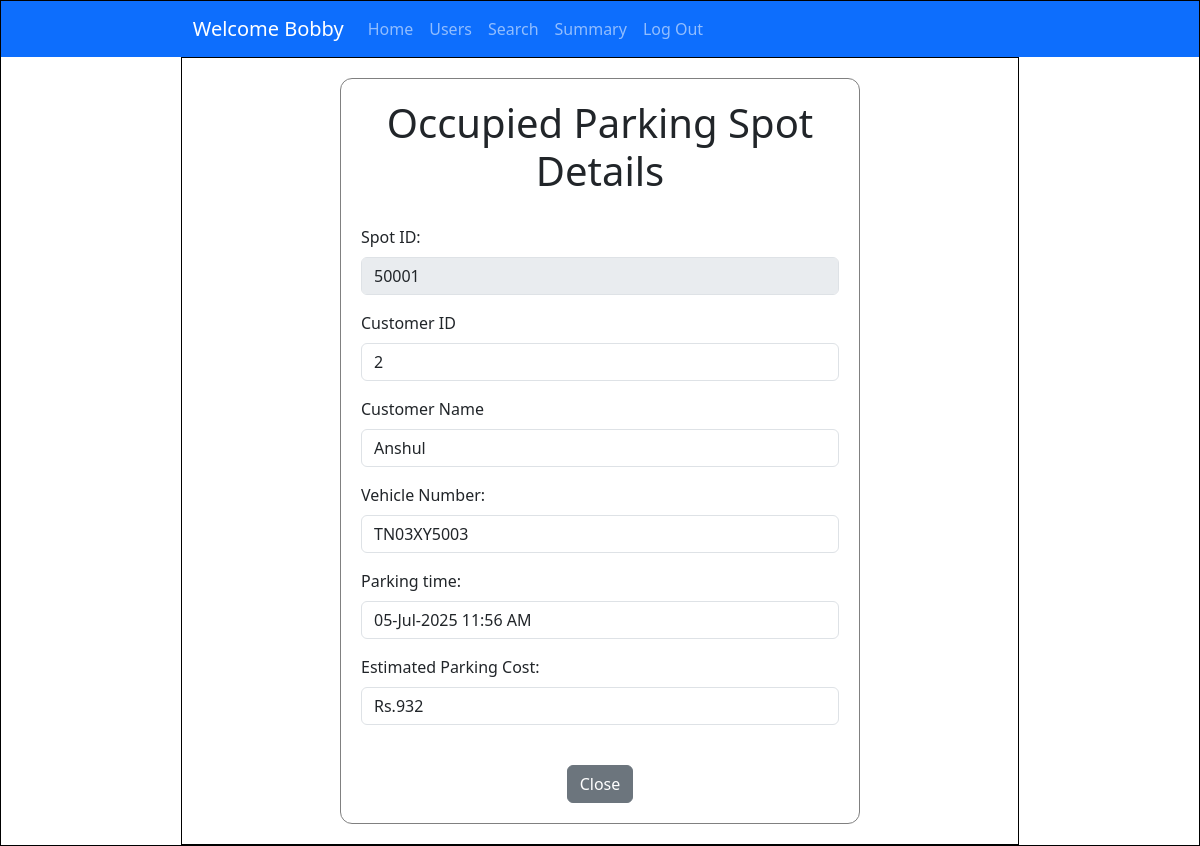
The app's page /spot_details/50001 (signed in) with its own data.
### controllers/models.py (models this page shows)
class User(db.Model, UserMixin):
    id = db.Column(db.Integer, primary_key=True)
    username = db.Column(db.String, unique=True, nullable = False)
    password = db.Column(db.String, nullable=False)
    name = db.Column(db.String, nullable=False)
    address = db.Column(db.String, nullable=False)
    type = db.Column(db.String, default="general")
    pincode = db.Column(db.String(6), nullable=False)
    reservations = db.relationship('Reservation', backref='user')

class ParkingSpot(db.Model):
    id = db.Column(db.Integer, primary_key = True)
    lot_id = db.Column(db.Integer, db.ForeignKey('parking_lot.id'), nullable=False)
    status = db.Column(db.String(1), nullable=False, default='A')
    active = db.Column(db.Boolean, nullable=False, default=True)
    reservations = db.relationship('Reservation', backref='spot')

class Reservation(db.Model):
    id = db.Column(db.Integer, primary_key = True)
    spot_id = db.Column(db.Integer, db.ForeignKey('parking_spot.id'), nullable=False)
    user_id = db.Column(db.Integer, db.ForeignKey('user.id'), nullable = False)
    lot_id = db.Column(db.Integer, db.ForeignKey('parking_lot.id'), nullable = False)
    parking_timestamp = db.Column(db.DateTime(timezone=True), nullable=False)
    leaving_timestamp = db.Column(db.DateTime(timezone=True), nullable=True)
    parking_price = db.Column(db.Integer, nullable=False)
    cost = db.Column(db.Integer, nullable=True)
    vehicle_no = db.Column(db.String, nullable=False)

### controllers/controller.py (the view)
@app.route("/spot_details/<int:spot_id>")
@login_required
def spot_details(spot_id):
    this_spot = ParkingSpot.query.filter_by(id=spot_id).first()
    booking = Reservation.query.filter_by(spot_id=spot_id, leaving_timestamp=None).first()
    customer = User.query.filter_by(id=booking.user_id).first()
    now = datetime.now(ist)
    start_time = ist.localize(booking.parking_timestamp)
    total_minutes = int((now - start_time).total_seconds() / 60)
    duration = "{} hour(s) and {} minute(s)".format(total_minutes//60, total_minutes%60 )
    cost = int(booking.parking_price * total_minutes / 60 )
    return render_template("spot_details.html", spot=this_spot, booking=booking, cost=cost, user=current_user, customer=customer)

### app.py (called while the page is built)
@login_manager.user_loader
def load_user(user_id):
    return User.query.get(int(user_id))

### templates/spot_details.html (shortened to what this page needs)
<!DOCTYPE html>
<html lang="en">
<head>
    <link href="https://cdn.jsdelivr.net/npm/bootstrap@5.3.6/dist/css/bootstrap.min.css" rel="stylesheet"
>
    <link rel="stylesheet" href="../static/style.css">
</head>
<body>
    <div id="main">
        <nav class="navbar navbar-expand-lg bg-primary" data-bs-theme="dark">
            <div class="container-fluid">
                <a class="navbar-brand" href="#">Welcome {{user.name}}</a>
                <div class="collapse navbar-collapse" id="navbarNavAltMarkup">
                    <div class="navbar-nav">
                        <a class="nav-link" href="/admin_dashboard">Home</a>
                        <a class="nav-link" href="/admin_dashboard/users">Users</a>
                        <a class="nav-link" href="/admin_dashboard/search">Search</a>
                        <a class="nav-link" href="#">Summary</a>
                        <a class="nav-link" href="/login">Log Out</a>
                    </div>
                </div>
            </div>
        </nav>
        <div id="canvas">
            <div id="form-body" style="width: 520px; margin-top: 0px;">
                <h1 style="text-align: center; margin-bottom: 30px;">Occupied Parking Spot Details</h1>
                <div class="mb-3">
                    <label for="spotid" class="form-label">Spot ID:</label>
                    <input class="form-control" type="text" name="spotid" value="{{ spot.id }}"
                        aria-label="Disabled input example" disabled readonly>
                </div>
                <div class="mb-3">
                    <label for="userid" class="form-label">Customer ID</label>
                    <input class="form-control" type="text" name="cust_id" value="{{ booking.user_id }}"
                        aria-label="readonly input example" readonly>
                </div>
                <div class="mb-3">
                    <label for="name" class="form-label">Customer Name</label>
                    <input class="form-control" type="text" name="cust_name" value="{{ customer.name }}"
                        aria-label="readonly input example" readonly>
                </div>
                <div class="mb-3">
                    <label for="vehicle_no" class="form-label">Vehicle Number:</label>
                    <input class="form-control" type="text" name="vehicle_no" value="{{ booking.vehicle_no }}"
                        aria-label="readonly input example" readonly>
                </div>
                <div class="mb-3">
                    <label for="parking_time" class="form-label">Parking time:</label>
                    <input class="form-control" type="text" name="parking_time"
                        value="{{ booking.parking_timestamp.strftime('%d-%b-%Y %I:%M %p') }}"
                        aria-label="readonly input example" readonly>
                </div>
                <div class="mb-3">
                    <label for="cost" class="form-label">Estimated Parking Cost:</label>
                    <input class="form-control" type="text" value="Rs.{{ cost }}" aria-label="readonly input example"
                        readonly>
                </div>
                <div style="text-align: center; margin-top: 40px;">
                    <a type="button" class="btn btn-secondary" href="/admin_dashboard">Close</a>
                </div>
            </div>
        </div>
    </div>
</body>
</html>

### static/style.css (style rules this page uses)
* { margin: 0px; }
#main, #canvas { border: 1px solid black; }
#canvas { width: 70%; margin: auto; height: auto; min-height: 760px; padding: 20px }
#form-body { width: 350px; height: auto; min-height: 400px; margin: auto; border: 1px solid grey; margin-top :200px; border-radius: 12px; padding: 20px; }
.navbar { padding-left: 15%; padding-right: 15%; }

### records on screen
User: name "Bobby"
ParkingSpot: spotid "50001"
Reservation: cust_id "2", vehicle_no "TN03XY5003", parking_time "05-Jul-2025 11:56 AM"
User: cust_name "Anshul"
